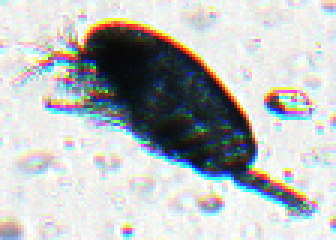
#> input picture data/examples/copepod_other/pia1.2023-08-03.1420+N00001351.tif, 112 x 80 px (shown 3 times larger)
$ python extractor.py ../data/examples/copepod_other/pia1.2023-08-03.1420+N00001351.tif
#> lines starting #> are read from the running program, lines starting #| are printed output that depends on the picture; after the words box and inside, x2 and y2 are one past the last pixel; in counts of white or black regions, pixels touching at a corner belong together
#!/usr/bin/env python3

# extract() finds the biggest contour after applying a dynamic threshold to the image. It is dilated and eroded to get rid of small details.
# A second erosion and dilation is performed to get rid of more detail, with the intention of providing a size "range". The c_2 should be a little smaller than c_1 after the additional dilations and erosions, and is less likely to also contain the antennae, etc.
# extract_visually is the same function with imshow statements so you can see erosions and dilations being performed.


import argparse
import cv2
import numpy as np
import tifffile as tiff
from io import BytesIO
import csv
import os
import datetime
import logging
import sys
from scipy.spatial import distance as dist
import imutils
from imutils import contours
from itertools import combinations

def midpoint(ptA, ptB):
    return ((ptA[0] + ptB[0]) * 0.5, (ptA[1] + ptB[1]) * 0.5)


# [115 lines left out: function extract_visually, not called in this run]


def extract(filename_or_bytes, return_contours = False):
#> called with return_contours = False
    try:
        try:
            image = tiff.imread(BytesIO(filename_or_bytes)) # If bytes
        except:
            image = cv2.imread(filename_or_bytes)
#> image is the input picture: shape (80, 112, 3); mean B, G, R 188.8, 188.4, 185.1
        gray = cv2.cvtColor(image, cv2.COLOR_BGR2GRAY)
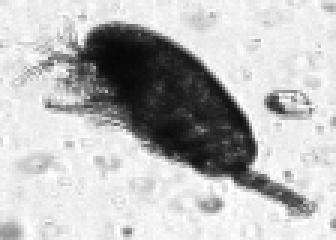
#> gray: shape (80, 112) (shown 3 times larger); min 7, max 255, mean 187.5
        _, thresh = cv2.threshold(gray, 0, 255, cv2.THRESH_BINARY_INV + cv2.THRESH_OTSU)
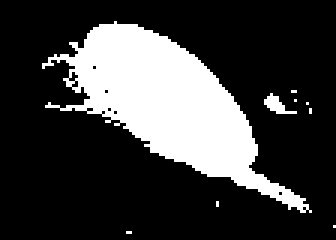
#> thresh: shape (80, 112) (shown 3 times larger); 23.9% white; 9 white regions (7 under 20 px), largest, box (x1, y1, x2, y2) and area: (14, 7, 104, 71) 2092, (88, 31, 99, 38) 34
        kernel = np.ones((3, 3), np.uint8)
        thresh = cv2.morphologyEx(thresh, cv2.MORPH_CLOSE, kernel)
#> thresh: shape (80, 112); 24.5% white; 8 white regions (6 under 20 px), largest, box (x1, y1, x2, y2) and area: (14, 7, 104, 71) 2147, (88, 31, 99, 38) 34
        thresh = cv2.dilate(thresh, None, iterations=3)
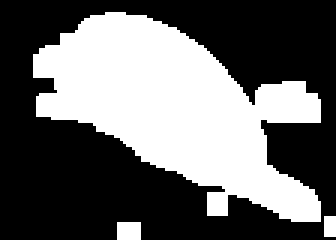
#> thresh: shape (80, 112) (shown 3 times larger); 40.3% white; 3 white regions, box (x1, y1, x2, y2) and area: (11, 4, 107, 74) 3536, (39, 74, 47, 80) 48, (108, 72, 112, 79) 28
        thresh = cv2.erode(thresh, None, iterations=3)
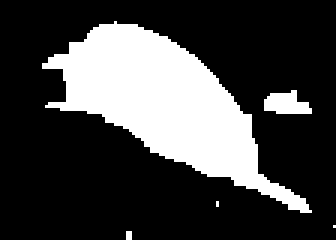
#> thresh: shape (80, 112) (shown 3 times larger); 25.9% white; 5 white regions (3 under 20 px)
        cnts = imutils.grab_contours(cv2.findContours(thresh.copy(), cv2.RETR_EXTERNAL, cv2.CHAIN_APPROX_SIMPLE))
#> cnts = 5 contours, 3 with area under 20; largest, box (x1, y1, x2, y2) and area: (14, 7, 104, 71) 2101, (88, 30, 104, 38) 70
        cnts = contours.sort_contours(cnts)[0]
        if not cnts:
            if return_contours:
                return None, None, None, None, None, None, None, None
            if return_contours==False:
                return None, None, None, None, None, None
        c_1 = max(cnts, key=cv2.contourArea)
#> c_1 = contour of 122 points, box (x1, y1, x2, y2) (14, 7, 104, 71), area 2101
        threshold_area_james_osho = cv2.contourArea(c_1)
#> threshold_area_james_osho = 2101
        threshold_area_james_osho_um2 = threshold_area_james_osho * (10 ** 2)
#> threshold_area_james_osho_um2 = 210100
        mask = np.zeros_like(gray)
        cv2.drawContours(mask, [c_1], -1, (255), thickness=cv2.FILLED)
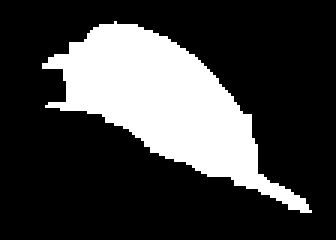
#> mask: shape (80, 112) (shown 3 times larger); 24.8% white; 1 white region, box (x1, y1, x2, y2) and area: (14, 7, 104, 71) 2219
        mask = cv2.erode(mask, None, iterations=3)
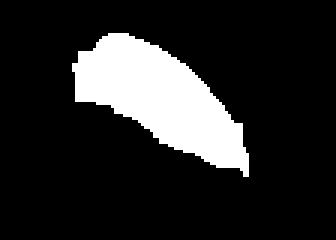
#> mask: shape (80, 112) (shown 3 times larger); 15.6% white; 1 white region, box (x1, y1, x2, y2) and area: (24, 11, 83, 59) 1401
        mask = cv2.dilate(mask, None, iterations=3)
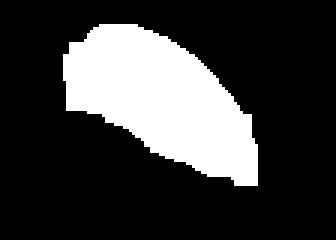
#> mask: shape (80, 112) (shown 3 times larger); 23.2% white; 1 white region
        c_2, _ = cv2.findContours(mask, cv2.RETR_EXTERNAL, cv2.CHAIN_APPROX_SIMPLE)
#> c_2 = 1 contour; box (x1, y1, x2, y2) and area: (21, 8, 86, 62) 1990
        c_2 = max(c_2, key=cv2.contourArea)
#> c_2 = contour of 75 points, box (x1, y1, x2, y2) (21, 8, 86, 62), area 1990
        threshold_area = cv2.contourArea(c_2)
#> threshold_area = 1989.5
        threshold_area_um2 = threshold_area * (10 ** 2) # Convert the contour area from pixels to square micrometers. pixel_area_um2 = 10 ** 2  ... pixel_side_length_um = 10um
#> threshold_area_um2 = 198950
        esd_1 = 2 * np.sqrt(threshold_area_um2 / np.pi)
#> esd_1 = 503.3
        esd_2 = 2 * np.sqrt(threshold_area_james_osho_um2 / np.pi)
#> esd_2 = 517.2
        c = cv2.convexHull(c_2)
#> c = contour of 16 points, box (x1, y1, x2, y2) (21, 8, 86, 62), area 2138
        object_length = 0
        max_distance = 0
        max_points = None
        for pair in combinations(c, 2):
            distance = np.linalg.norm(pair[0][0] - pair[1][0])
            if distance > max_distance:
                max_distance = distance
                max_points = pair
#> this loop made 120 passes
#> (distance, max_distance, max_points) on passes 1, 2, 3, 4, 5, 6, 71, 72, 73, 80, 81, 82: (10.77, 10.77, ([[45, 8]], [[55, 12]])), (21.47, 21.47, ([[45, 8]], [[64, 18]])), (32.45, 32.45, ([[45, 8]], [[72, 26]])), (48.41, 48.41, ([[45, 8]], [[83, 38]])), (56.57, 56.57, ([[45, 8]], [[85, 48]])), (66.4, 66.4, ([[45, 8]], [[85, 61]])), (67.68, 67.68, ([[85, 48]], [[21, 26]])), (70.68, 70.68, ([[85, 48]], [[21, 18]])), (70.71, 70.71, ([[85, 48]], [[23, 14]])), (72.95, 72.95, ([[85, 61]], [[21, 26]])), (77.1, 77.1, ([[85, 61]], [[21, 18]])), (77.8, 77.8, ([[85, 61]], [[23, 14]]))
#> (pair, distance) on passes 7 to 12: (([[45, 8]], [[78, 61]]), 62.43), (([[45, 8]], [[69, 58]]), 55.46), (([[45, 8]], [[50, 50]]), 42.3), (([[45, 8]], [[22, 36]]), 36.24), (([[45, 8]], [[21, 26]]), 30), (([[45, 8]], [[21, 18]]), 26)
#> after the loop, max_distance = 77.8
        object_length = max_distance
#> object_length = 77.8
    except:
        esd_1 = 0
        esd_2 = 0
        threshold_area = 0
        threshold_area_james_osho = 0
        c_1 = 0
        c_2 = 0
        object_length = 0
        max_points = 0
    if return_contours:
        return [esd_1, esd_2, threshold_area, threshold_area_james_osho, object_length, max_points, c_1, c_2]
    if return_contours==False:
        return [esd_1, esd_2, threshold_area, threshold_area_james_osho, object_length, max_points]


if __name__ == "__main__":
    parser = argparse.ArgumentParser(description="Extract information from an image")
    parser.add_argument("filename_or_bytes", type=str, help="Path to the image file or folder, alternatively this should also accept byte data.")
    parser.add_argument("-o", "--output", type=str, help="Output CSV file")
    parser.add_argument("--folder", action="store_true", help="Process a folder")
    args = parser.parse_args()

    if args.folder:
        image_files = []
        for filename in os.listdir(args.filename_or_bytes):
            if filename.endswith(('.jpg', '.jpeg', '.tif', '.tiff', '.png')):
                filepath = os.path.join(args.filename_or_bytes, filename)
                result = extract(filepath)
#                result = extract_visually(filepath)
                output_file = args.output or "unzipped_info.csv"
                with open(output_file, "a", newline="") as csvfile:
                    writer = csv.writer(csvfile)
                    writer.writerow([filename] + result)
        try:
            print(f"Information unzipped and written to {output_file}")
        except:
            print(f"Nothing saved for folder {args.filename_or_bytes}")
    else:
        result = extract(args.filename_or_bytes)
#> result = [503.3, 517.2, 1989.5, 2101, 77.8, ([[85, 61]], [[23, 14]])]

        # Write result to CSV
        output_file = args.output or "unzipped_info.csv"
#> (the run stopped early here; a loop or call above may not have finished)
